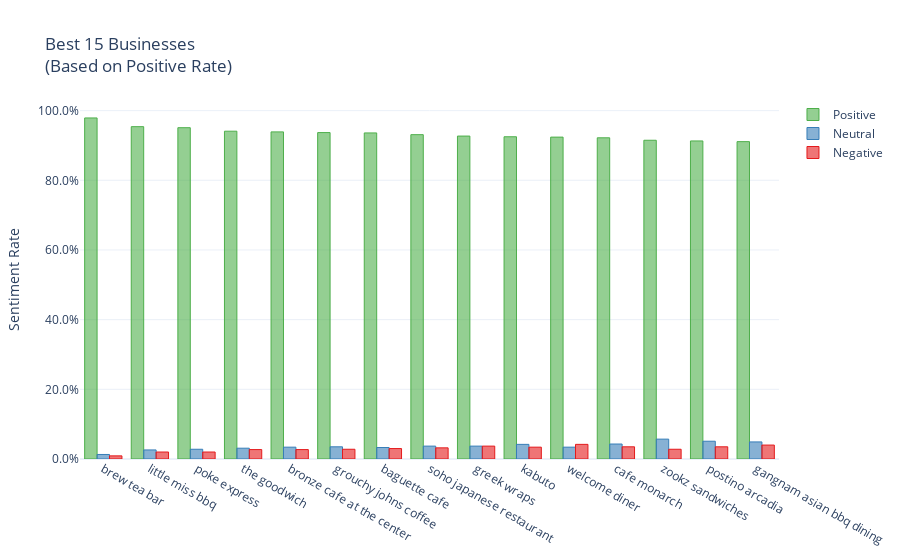

The notebook cell saved with this chart:
### Code cell
n_business=15

(sentiment_rates
 .sort_values('Positive', ascending=False)
 .iloc[0:n_business]
 .iplot(kind='bar',
        colorscale='-set1',
        layout=dict(title=f'Best {n_business} Businesses<br>(Based on Positive Rate)',
                    yaxis=dict(title='Sentiment Rate',
                               tickformat='.1%'))))

### Figure 1 — Plotly figure (JSON) as saved in the notebook; plotly's stock layout.template omitted (floating-point values rounded to 4 significant figures)
{"data": [{"marker": {"color": "rgba(77, 175, 74, 0.6)", "line": {"color": "rgba(77, 175, 74, 1.0)", "width": 1}}, "name": "Positive", "orientation": "v", "text": "", "type": "bar", "x": ["brew tea bar", "little miss bbq", "poke express", "the goodwich", "bronze cafe at the center", "grouchy johns coffee", "baguette cafe", "soho japanese restaurant", "greek wraps", "kabuto", "welcome diner", "cafe monarch", "zookz sandwiches", "postino arcadia", "gangnam asian bbq dining"], "y": [0.979, 0.954, 0.951, 0.941, 0.939, 0.937, 0.936, 0.931, 0.927, 0.925, 0.924, 0.922, 0.915, 0.913, 0.911]}, {"marker": {"color": "rgba(55, 126, 184, 0.6)", "line": {"color": "rgba(55, 126, 184, 1.0)", "width": 1}}, "name": "Neutral", "orientation": "v", "text": "", "type": "bar", "x": ["brew tea bar", "little miss bbq", "poke express", "the goodwich", "bronze cafe at the center", "grouchy johns coffee", "baguette cafe", "soho japanese restaurant", "greek wraps", "kabuto", "welcome diner", "cafe monarch", "zookz sandwiches", "postino arcadia", "gangnam asian bbq dining"], "y": [0.013, 0.026, 0.028, 0.031, 0.034, 0.035, 0.033, 0.037, 0.037, 0.042, 0.034, 0.043, 0.057, 0.051, 0.049]}, {"marker": {"color": "rgba(228, 26, 28, 0.6)", "line": {"color": "rgba(228, 26, 28, 1.0)", "width": 1}}, "name": "Negative", "orientation": "v", "text": "", "type": "bar", "x": ["brew tea bar", "little miss bbq", "poke express", "the goodwich", "bronze cafe at the center", "grouchy johns coffee", "baguette cafe", "soho japanese restaurant", "greek wraps", "kabuto", "welcome diner", "cafe monarch", "zookz sandwiches", "postino arcadia", "gangnam asian bbq dining"], "y": [0.009, 0.02, 0.02, 0.027, 0.027, 0.028, 0.03, 0.032, 0.037, 0.034, 0.042, 0.035, 0.028, 0.035, 0.04]}], "layout": {"title": {"text": "Best 15 Businesses<br>(Based on Positive Rate)"}, "yaxis": {"tickformat": ".1%", "title": {"text": "Sentiment Rate"}}}}
